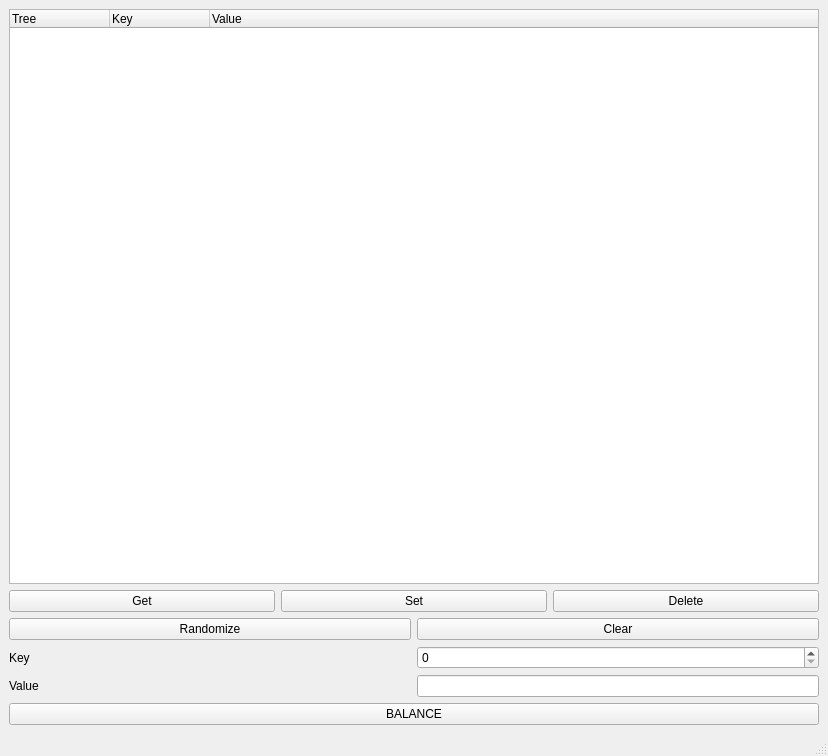
<?xml version="1.0" encoding="UTF-8"?>
<ui version="4.0">
 <class>MainWindow</class>
 <widget class="QMainWindow" name="MainWindow">
  <property name="geometry">
   <rect>
    <x>0</x>
    <y>0</y>
    <width>828</width>
    <height>756</height>
   </rect>
  </property>
  <property name="windowTitle">
   <string>MainWindow</string>
  </property>
  <widget class="QWidget" name="centralwidget">
   <layout class="QGridLayout" name="gridLayout">
    <item row="1" column="0" colspan="2">
     <widget class="QTreeWidget" name="tree">
      <column>
       <property name="text">
        <string>Tree</string>
       </property>
      </column>
      <column>
       <property name="text">
        <string>Key</string>
       </property>
      </column>
      <column>
       <property name="text">
        <string>Value</string>
       </property>
      </column>
     </widget>
    </item>
    <item row="6" column="0">
     <widget class="QLabel" name="label_3">
      <property name="text">
       <string>Key</string>
      </property>
     </widget>
    </item>
    <item row="7" column="0">
     <widget class="QLabel" name="label_4">
      <property name="text">
       <string>Value</string>
      </property>
     </widget>
    </item>
    <item row="6" column="1">
     <widget class="QSpinBox" name="key">
      <property name="maximum">
       <number>999999999</number>
      </property>
     </widget>
    </item>
    <item row="7" column="1">
     <widget class="QLineEdit" name="value"/>
    </item>
    <item row="2" column="0" colspan="2">
     <layout class="QHBoxLayout" name="horizontalLayout">
      <item>
       <widget class="QPushButton" name="getBtn">
        <property name="text">
         <string>Get</string>
        </property>
       </widget>
      </item>
      <item>
       <widget class="QPushButton" name="setBtn">
        <property name="text">
         <string>Set</string>
        </property>
       </widget>
      </item>
      <item>
       <widget class="QPushButton" name="delBtn">
        <property name="text">
         <string>Delete</string>
        </property>
       </widget>
      </item>
     </layout>
    </item>
    <item row="8" column="0" colspan="2">
     <widget class="QPushButton" name="balanceBtn">
      <property name="text">
       <string>BALANCE</string>
      </property>
     </widget>
    </item>
    <item row="3" column="0">
     <widget class="QPushButton" name="randBtn">
      <property name="sizePolicy">
       <sizepolicy hsizetype="Minimum" vsizetype="Fixed">
        <horstretch>1</horstretch>
        <verstretch>0</verstretch>
       </sizepolicy>
      </property>
      <property name="text">
       <string>Randomize</string>
      </property>
     </widget>
    </item>
    <item row="3" column="1">
     <widget class="QPushButton" name="clearBtn">
      <property name="sizePolicy">
       <sizepolicy hsizetype="Minimum" vsizetype="Fixed">
        <horstretch>1</horstretch>
        <verstretch>0</verstretch>
       </sizepolicy>
      </property>
      <property name="text">
       <string>Clear</string>
      </property>
     </widget>
    </item>
   </layout>
  </widget>
  <widget class="QMenuBar" name="menubar">
   <property name="geometry">
    <rect>
     <x>0</x>
     <y>0</y>
     <width>828</width>
     <height>30</height>
    </rect>
   </property>
  </widget>
  <widget class="QStatusBar" name="statusbar"/>
 </widget>
 <resources/>
 <connections/>
</ui>
